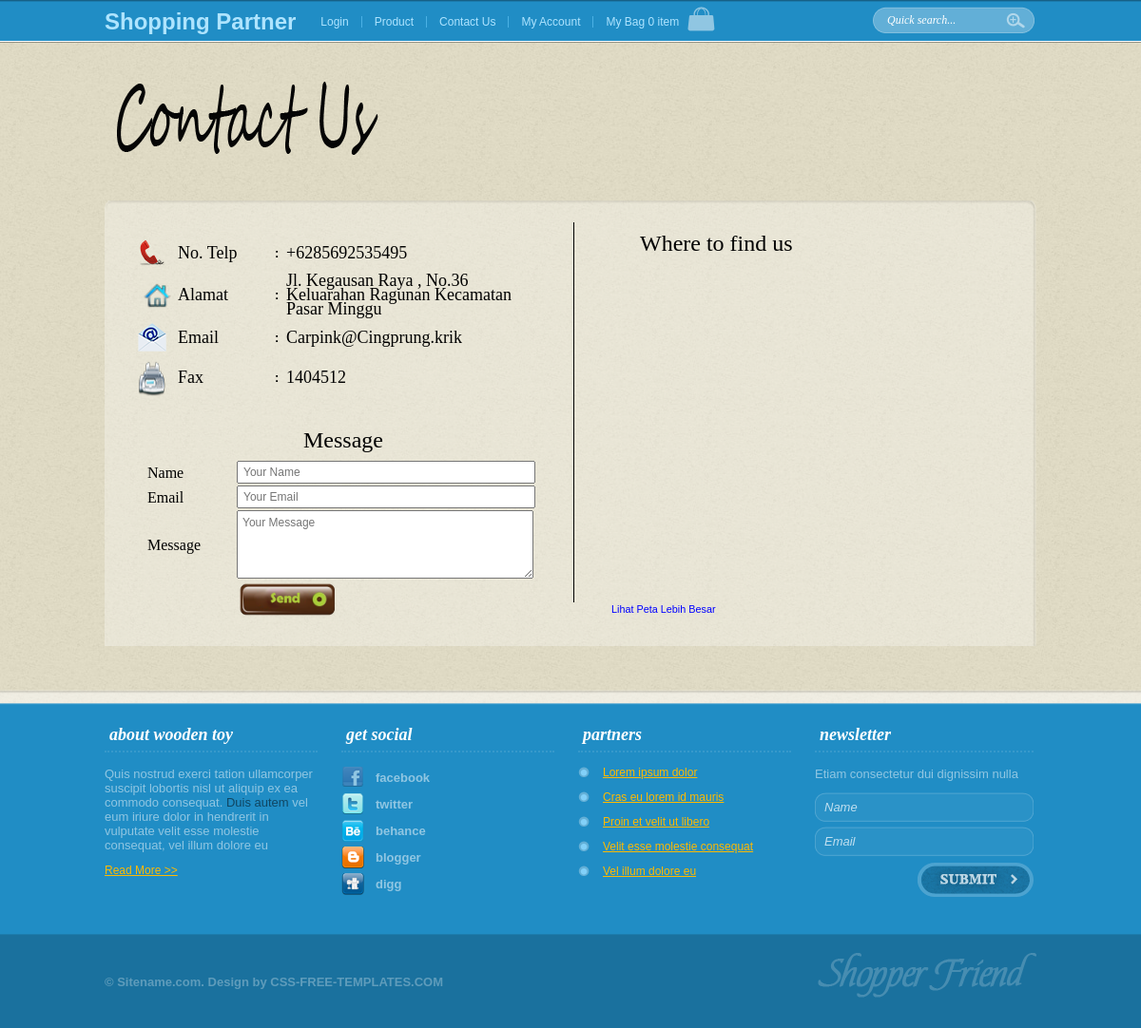
The page /contact.php on the database its author committed.
### tables this page shows
CREATE TABLE `contact` (
  `id_contact` int(11) NOT NULL AUTO_INCREMENT,
  `telp` bigint(30) NOT NULL,
  `alamat` text NOT NULL,
  `email` varchar(50) NOT NULL,
  `fax` varchar(30) NOT NULL,
  PRIMARY KEY (`id_contact`)
);

### contact.php (the view, shortened to what the rows shown need)
<!DOCTYPE html PUBLIC "-//W3C//DTD XHTML 1.0 Transitional//EN" "http://www.w3.org/TR/xhtml1/DTD/xhtml1-transitional.dtd">
<html lang="en-US" xmlns="http://www.w3.org/1999/xhtml" dir="ltr">
    <head>
        <link rel="stylesheet" href="css/style.css" type="text/css" media="all" />
    </head>
    <body>
        <div id="wrapper">
            <div id="top">
                <div class="shell">
                    <div class="top-nav">
                        <ul>
                            <li class="first nobg"><h1><a href="index.php">Shopping Partner</a></h1></li>
                        </ul>
                    </div>
                </div>
            </div>
            <div id="main">
                <div class="shell">
                    <div id="header">
                        <h1 id="logo"><a href="#" class="notext" title="Shopper Friend">Login From</a></h1>
                    </div>
                    <div id="main-slider2">
                        <div id="slider-holder">
                            <div class="con-kiri1">
                                <table border="0">
                                    <tr>
                                        <?php
                                        $l = mysql_query("select *from contact where id_contact='1'");
                                        $muncul = mysql_fetch_array($l);
                                        ?>
                                        <td style="height: 40px; width: 260px;">
                                            <font face="Gill Sans MT Condensed" size="4" color="black">
                                                <?php echo "+$muncul[telp]"?>
                                            </font>
                                        </td>
                                    </tr>
                                    <tr>
                                        <td style="height: 40px; width: 260px;">
                                            <font face="Gill Sans MT Condensed" size="4" color="black">
                                                <?php echo $muncul[alamat]?>
                                            </font>
                                        </td>
                                    </tr>
                                    <tr>
                                        <td style="height: 40px; width: 260px;">
                                            <font face="Gill Sans MT Condensed" size="4" color="black">
                                                <?php echo $muncul[email]?>
                                            </font>
                                        </td>
                                    </tr>
                                    <tr>
                                        <td style="height: 40px; width: 260px;">
                                            <font face="Gill Sans MT Condensed" size="4" color="black">
                                                <?php echo $muncul[fax]?>
                                            </font>
                                        </td>
                                    </tr>
                                </table>
                            </div>
                                                        </div>
                                                        </div>
                                                        </div>
                                                        </div>
                                                        </div>
                                                        </body>
                                                        </html>

### rows shown on the page
contact: telp "6285692535495", alamat "Jl. Kegausan Raya , No.36 Keluarahan Ragunan Kecamatan Pasar Minggu", email "Carpink@Cingprung.krik", fax "1404512"

### other values the page prints
$row "0"
